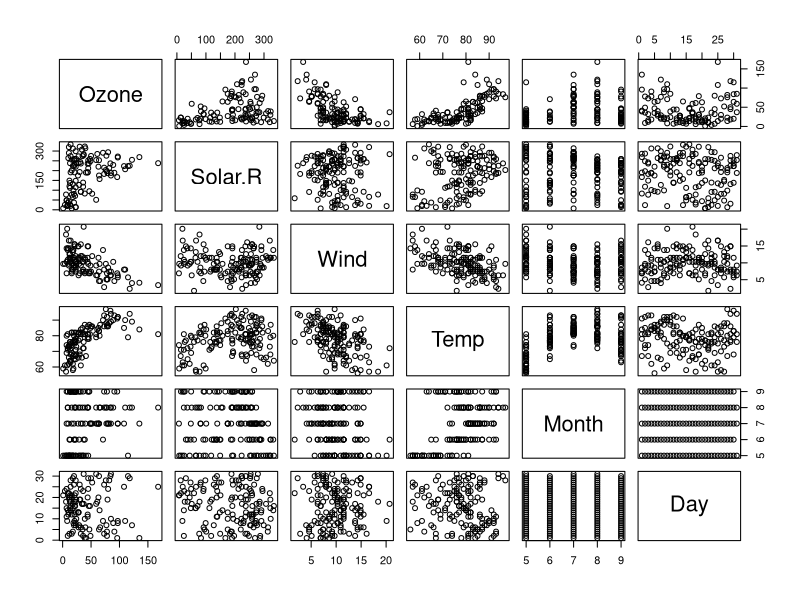
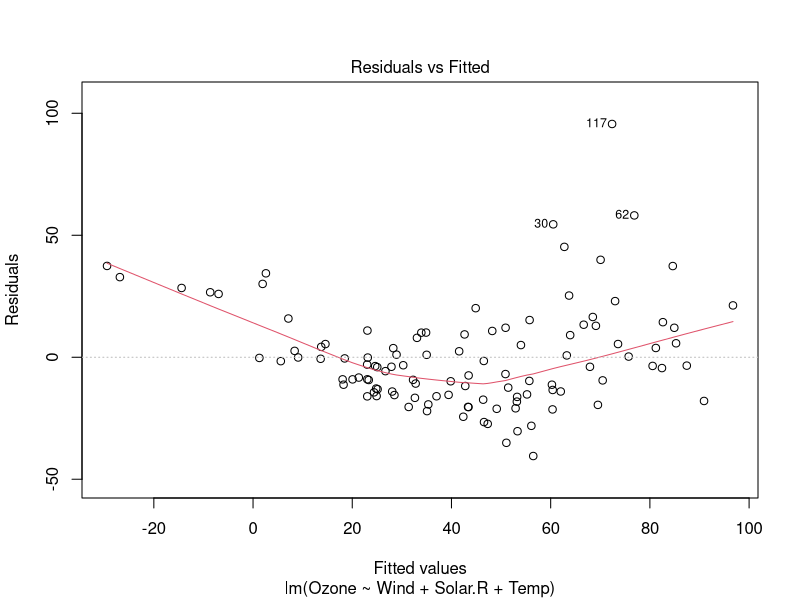
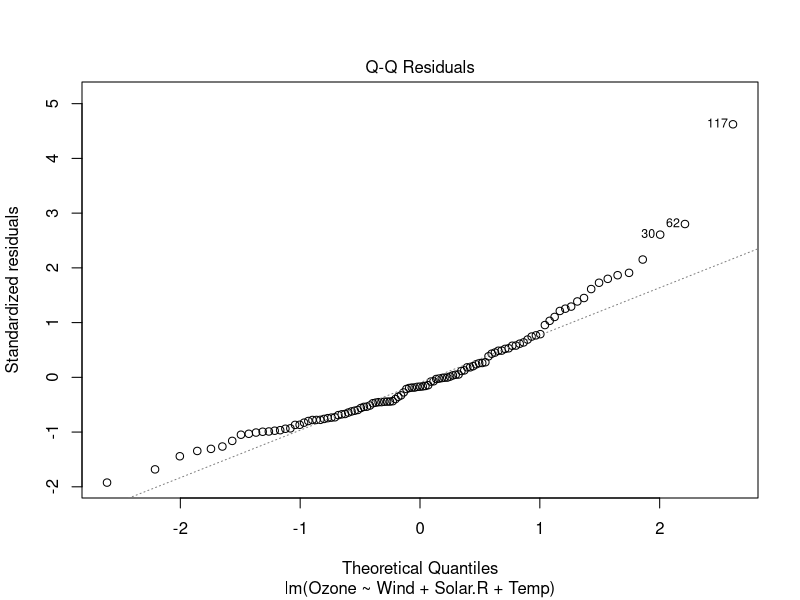
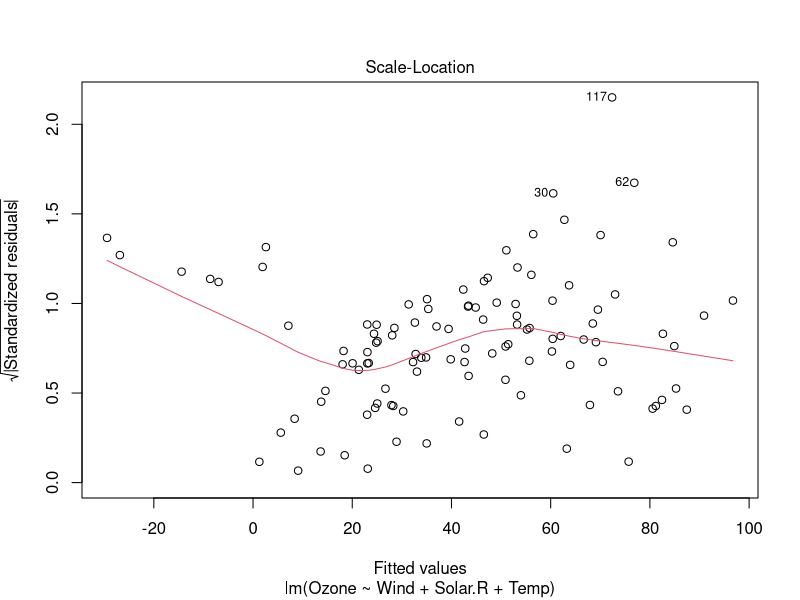
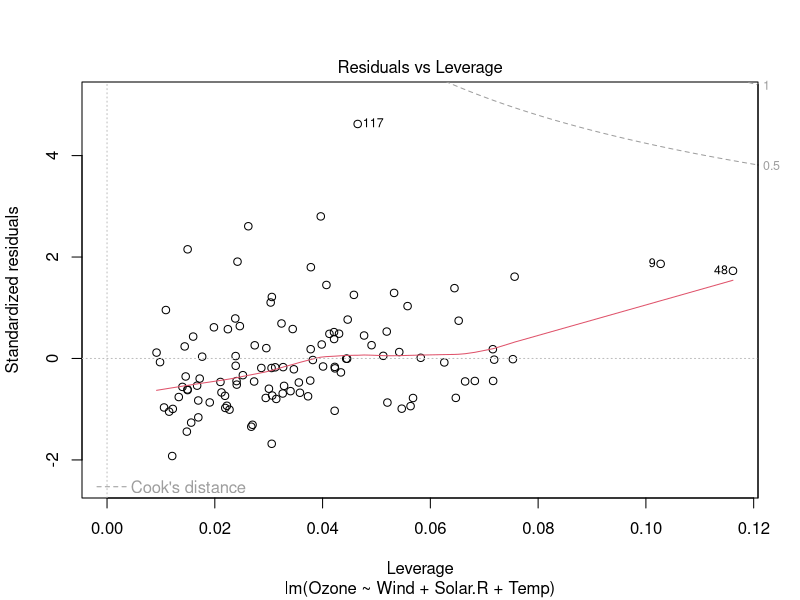

Source code (R) for these figures, in order:
## ---- chunk 1
library(datasets)
data(airquality)
summary(airquality)
## ---- chunk 2
pairs(airquality)
## ---- chunk 3
library(stats)
fit <- lm(Ozone ~ Wind + Solar.R + Temp, data=airquality)
summary(fit)
## ---- chunk 4
plot(fit)
